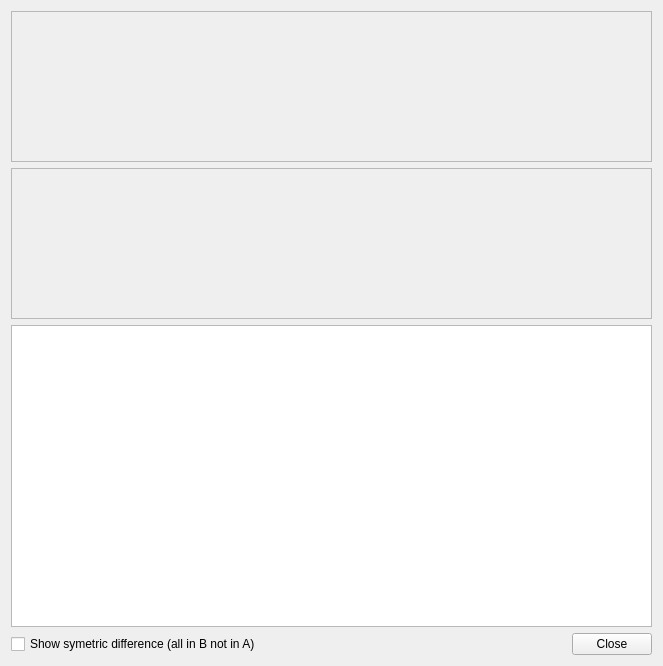
<?xml version="1.0" encoding="UTF-8"?>
<ui version="4.0">
 <class>DiffDialog</class>
 <widget class="QDialog" name="DiffDialog">
  <property name="geometry">
   <rect>
    <x>0</x>
    <y>0</y>
    <width>663</width>
    <height>666</height>
   </rect>
  </property>
  <property name="windowTitle">
   <string>Diff</string>
  </property>
  <layout class="QVBoxLayout" name="verticalLayout" stretch="1,1,2,0">
   <item>
    <widget class="Tao::HistoryFrame" name="aFrame">
     <property name="sizePolicy">
      <sizepolicy hsizetype="Preferred" vsizetype="Preferred">
       <horstretch>0</horstretch>
       <verstretch>0</verstretch>
      </sizepolicy>
     </property>
     <property name="frameShape">
      <enum>QFrame::StyledPanel</enum>
     </property>
     <property name="frameShadow">
      <enum>QFrame::Raised</enum>
     </property>
    </widget>
   </item>
   <item>
    <widget class="Tao::HistoryFrame" name="bFrame">
     <property name="sizePolicy">
      <sizepolicy hsizetype="Preferred" vsizetype="Preferred">
       <horstretch>0</horstretch>
       <verstretch>0</verstretch>
      </sizepolicy>
     </property>
     <property name="frameShape">
      <enum>QFrame::StyledPanel</enum>
     </property>
     <property name="frameShadow">
      <enum>QFrame::Raised</enum>
     </property>
    </widget>
   </item>
   <item>
    <widget class="QTextBrowser" name="textBrowser">
     <property name="sizePolicy">
      <sizepolicy hsizetype="Preferred" vsizetype="Preferred">
       <horstretch>0</horstretch>
       <verstretch>0</verstretch>
      </sizepolicy>
     </property>
    </widget>
   </item>
   <item>
    <layout class="QHBoxLayout" name="horizontalLayout_2">
     <item>
      <widget class="QCheckBox" name="symetric">
       <property name="text">
        <string>Show symetric difference (all in B not in A)</string>
       </property>
      </widget>
     </item>
     <item>
      <spacer name="horizontalSpacer">
       <property name="orientation">
        <enum>Qt::Horizontal</enum>
       </property>
       <property name="sizeHint" stdset="0">
        <size>
         <width>40</width>
         <height>20</height>
        </size>
       </property>
      </spacer>
     </item>
     <item>
      <widget class="QPushButton" name="closeButton">
       <property name="focusPolicy">
        <enum>Qt::NoFocus</enum>
       </property>
       <property name="text">
        <string>Close</string>
       </property>
      </widget>
     </item>
    </layout>
   </item>
  </layout>
 </widget>
 <customwidgets>
  <customwidget>
   <class>Tao::HistoryFrame</class>
   <extends>QFrame</extends>
   <header>history_frame.h</header>
   <container>1</container>
  </customwidget>
 </customwidgets>
 <resources/>
 <connections>
  <connection>
   <sender>closeButton</sender>
   <signal>clicked()</signal>
   <receiver>DiffDialog</receiver>
   <slot>accept()</slot>
   <hints>
    <hint type="sourcelabel">
     <x>586</x>
     <y>399</y>
    </hint>
    <hint type="destinationlabel">
     <x>318</x>
     <y>241</y>
    </hint>
   </hints>
  </connection>
 </connections>
</ui>
